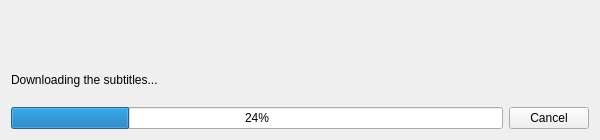
<?xml version="1.0" encoding="UTF-8"?>
<ui version="4.0">
 <class>frmProgress</class>
 <widget class="QWidget" name="frmProgress">
  <property name="geometry">
   <rect>
    <x>0</x>
    <y>0</y>
    <width>600</width>
    <height>140</height>
   </rect>
  </property>
  <property name="minimumSize">
   <size>
    <width>580</width>
    <height>140</height>
   </size>
  </property>
  <property name="maximumSize">
   <size>
    <width>800</width>
    <height>140</height>
   </size>
  </property>
  <property name="acceptDrops">
   <bool>true</bool>
  </property>
  <property name="windowTitle">
   <string>QNapi - Downloading subtitles...</string>
  </property>
  <property name="windowIcon">
   <iconset resource="../res/resources.qrc">
    <normaloff>:/icon/qnapi.png</normaloff>:/icon/qnapi.png</iconset>
  </property>
  <layout class="QVBoxLayout">
   <item>
    <widget class="QLabel" name="lbFileName">
     <property name="sizePolicy">
      <sizepolicy hsizetype="Expanding" vsizetype="Minimum">
       <horstretch>0</horstretch>
       <verstretch>0</verstretch>
      </sizepolicy>
     </property>
     <property name="font">
      <font>
       <weight>75</weight>
       <bold>true</bold>
      </font>
     </property>
     <property name="frameShape">
      <enum>QFrame::NoFrame</enum>
     </property>
     <property name="frameShadow">
      <enum>QFrame::Plain</enum>
     </property>
     <property name="text">
      <string/>
     </property>
    </widget>
   </item>
   <item>
    <widget class="QLabel" name="lbAction">
     <property name="sizePolicy">
      <sizepolicy hsizetype="Expanding" vsizetype="Minimum">
       <horstretch>0</horstretch>
       <verstretch>0</verstretch>
      </sizepolicy>
     </property>
     <property name="font">
      <font>
       <weight>50</weight>
       <bold>false</bold>
      </font>
     </property>
     <property name="text">
      <string>Downloading the subtitles...</string>
     </property>
     <property name="textFormat">
      <enum>Qt::AutoText</enum>
     </property>
     <property name="scaledContents">
      <bool>false</bool>
     </property>
     <property name="alignment">
      <set>Qt::AlignLeading|Qt::AlignLeft|Qt::AlignVCenter</set>
     </property>
    </widget>
   </item>
   <item>
    <layout class="QHBoxLayout">
     <item>
      <widget class="QProgressBar" name="pbProgress">
       <property name="value">
        <number>24</number>
       </property>
      </widget>
     </item>
     <item>
      <widget class="QPushButton" name="pbCancel">
       <property name="text">
        <string>Cancel</string>
       </property>
      </widget>
     </item>
    </layout>
   </item>
  </layout>
 </widget>
 <resources>
  <include location="../res/resources.qrc"/>
 </resources>
 <connections>
  <connection>
   <sender>pbCancel</sender>
   <signal>clicked()</signal>
   <receiver>frmProgress</receiver>
   <slot>close()</slot>
   <hints>
    <hint type="sourcelabel">
     <x>554</x>
     <y>99</y>
    </hint>
    <hint type="destinationlabel">
     <x>299</x>
     <y>59</y>
    </hint>
   </hints>
  </connection>
 </connections>
</ui>
